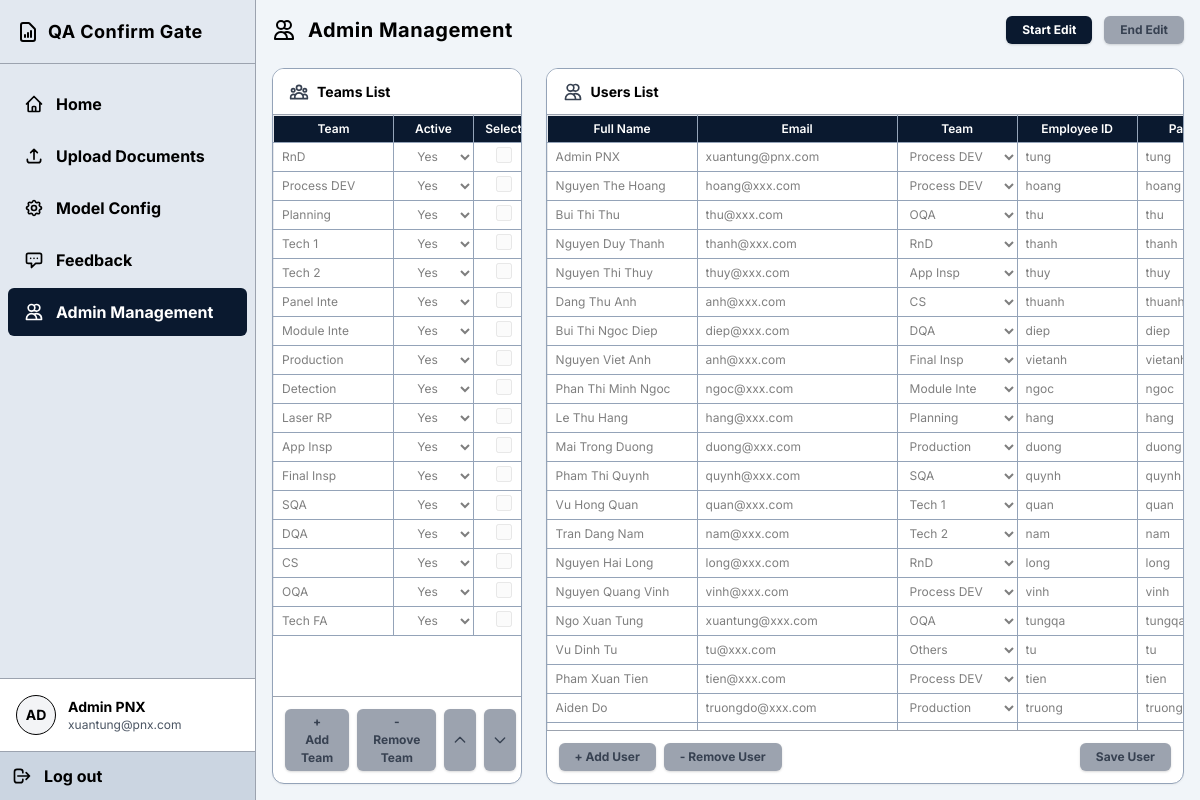
The page /admin (signed in) on the database its author committed.
### tables this page shows
CREATE TABLE "users" (id INTEGER PRIMARY KEY AUTOINCREMENT, fullname TEXT, email TEXT, team TEXT, username TEXT UNIQUE COLLATE NOCASE, password TEXT, access_role TEXT, failed_attempts INTEGER DEFAULT 0);

CREATE TABLE teams (
            id INTEGER PRIMARY KEY AUTOINCREMENT,
            name TEXT UNIQUE,
            active TEXT DEFAULT 'Yes'
        );

### backend/routers/admin_management.py (the view)
@router.get("/admin")
async def get_admin(request: Request):
    user = get_current_user(request)
    if not user or user["access_role"] != "Admin":
        return RedirectResponse(url="/", status_code=status.HTTP_302_FOUND)
    conn = get_db()
    cursor = conn.cursor()
    can_edit = (user["access_role"] == "Admin")
    locked_by = ""
    locked_at = 0
    if can_edit:
        cursor.execute("SELECT config_updated_at, last_updated_by FROM app_config WHERE id = 2")
        row = cursor.fetchone()
        current_time = int(time.time())
        if row and row['last_updated_by'] and current_time - (row['config_updated_at'] or 0) < 600:
            locked_by = row['last_updated_by']
            locked_at = row['config_updated_at']
    cursor.execute("SELECT * FROM users WHERE username != 'ADMINPNX'")
    users = [dict(u) for u in cursor.fetchall()]
    cursor.execute("SELECT * FROM teams")
    teams = [dict(t) for t in cursor.fetchall()]
    conn.close()
    return templates.TemplateResponse(
        request=request,
        name="user_management.html",
        context={
            "users": users,
            "teams": teams,
            "current_user": dict(user),
            "locked_by": locked_by,
            "locked_at": locked_at,
            "server_time": int(time.time()),
            "can_edit_backend": can_edit
        }
    )

### frontend/templates/user_management.html (shortened to what this page needs)
<!DOCTYPE html>
<html lang="en">
<head>
    <script src="https://cdn.tailwindcss.com"></script>
    <link rel="stylesheet" href="/static/style.css">
</head>
<body class="h-screen overflow-hidden flex flex-col">
    <div class="flex flex-1 overflow-hidden relative">
        <aside id="main-sidebar" class="fixed inset-y-0 left-0 z-50 w-64 border-r border-gray-400 flex flex-col shrink-0 sidebar -translate-x-full transition-transform duration-300 md:relative md:translate-x-0">
            <div class="h-16 flex items-center px-4 border-b border-gray-400">
                <svg class="w-6 h-6 mr-2" fill="none" stroke="currentColor" viewBox="0 0 24 24"><path stroke-linecap="round" stroke-linejoin="round" stroke-width="2" d="M9 17v-2m3 2v-4m3 4v-6m2 10H7a2 2 0 01-2-2V5a2 2 0 012-2h5.586a1 1 0 01.707.293l5.414 5.414a1 1 0 01.293.707V19a2 2 0 01-2 2z"></path></svg>
                <span class="text-lg font-bold tracking-wide">QA Confirm Gate</span>
            </div>
            <div class="flex-1 py-4 space-y-1">
                <a href="/" class="flex items-center space-x-3 px-4 py-3 mx-2 text-black font-bold hover:bg-gray-300 rounded-md">
                    <svg class="w-5 h-5" fill="none" stroke="currentColor" viewBox="0 0 24 24"><path stroke-linecap="round" stroke-linejoin="round" stroke-width="2" d="M3 12l2-2m0 0l7-7 7 7M5 10v10a1 1 0 001 1h3m10-11l2 2m-2-2v10a1 1 0 01-1 1h-3m-6 0a1 1 0 001-1v-4a1 1 0 011-1h2a1 1 0 011 1v4a1 1 0 001 1m-6 0h6"></path></svg>
                    <span>Home</span>
                </a>
                <a href="/upload" class="flex items-center space-x-3 px-4 py-3 mx-2 text-black font-bold hover:bg-gray-300 rounded-md">
                    <svg class="w-5 h-5" fill="none" stroke="currentColor" viewBox="0 0 24 24"><path stroke-linecap="round" stroke-linejoin="round" stroke-width="2" d="M4 16v1a3 3 0 003 3h10a3 3 0 003-3v-1m-4-8l-4-4m0 0L8 8m4-4v12"></path></svg>
                    <span>Upload Documents</span>
                </a>
                <a href="/setting" class="flex items-center space-x-3 px-4 py-3 mx-2 text-black font-bold hover:bg-gray-300 rounded-md">
                    <span>Model Config</span>
                </a>
                <a href="#" class="flex items-center space-x-3 px-4 py-3 mx-2 text-black font-bold hover:bg-gray-300 rounded-md">
                    <svg class="w-5 h-5" fill="none" stroke="currentColor" viewBox="0 0 24 24"><path stroke-linecap="round" stroke-linejoin="round" stroke-width="2" d="M8 10h.01M12 10h.01M16 10h.01M9 16H5a2 2 0 01-2-2V6a2 2 0 012-2h14a2 2 0 012 2v8a2 2 0 01-2 2h-5l-5 5v-5z"></path></svg>
                    <span>Feedback</span>
                </a>
                {% if current_user and current_user.access_role == 'Admin' %}
                <a href="/admin" class="flex items-center space-x-3 px-4 py-3 bg-[#0a192f] text-white mx-2 rounded-md font-bold">
                    <svg class="w-5 h-5" fill="none" stroke="currentColor" viewBox="0 0 24 24"><path stroke-linecap="round" stroke-linejoin="round" stroke-width="2" d="M12 4.354a4 4 0 110 5.292M15 21H3v-1a6 6 0 0112 0v1zm0 0h6v-1a6 6 0 00-9-5.197M13 7a4 4 0 11-8 0 4 4 0 018 0z"></path></svg>
                    <span>Admin Management</span>
                </a>
                {% endif %}
            </div>
            <div class="mt-auto border-t border-gray-400 p-4 flex items-center space-x-3 bg-white">
                <div class="w-10 h-10 rounded-full border border-black flex items-center justify-center font-bold text-sm bg-gray-100">
                    AD
                </div>
                <div class="text-sm">
                    <p class="font-bold">{{ current_user.fullname if current_user else 'Guest' }}</p>
                    <p class="text-gray-600 text-xs">{{ current_user.email if current_user else 'guest@domain.com' }}</p>
                </div>
            </div>
            <form action="/logout" method="POST" class="m-0 border-t border-gray-400 bg-[#cbd5e1] p-3">
                <button type="submit" class="w-full flex items-center space-x-3 font-bold text-black hover:text-gray-700">
                    <svg class="w-5 h-5" fill="none" stroke="currentColor" viewBox="0 0 24 24"><path stroke-linecap="round" stroke-linejoin="round" stroke-width="2" d="M17 16l4-4m0 0l-4-4m4 4H7m6 4v1a3 3 0 01-3 3H6a3 3 0 01-3-3V7a3 3 0 013-3h4a3 3 0 013 3v1"></path></svg>
                    <span>Log out</span>
                </button>
            </form>
        </aside>
        <main class="flex-1 overflow-y-auto p-4 flex flex-col gap-4 bg-[#f1f5f9] scrollbar-custom">
            <div class="flex items-center justify-between mb-2 shrink-0">
                <div class="flex items-center space-x-3">
                    <svg class="w-6 h-6" fill="none" stroke="currentColor" viewBox="0 0 24 24"><path stroke-linecap="round" stroke-linejoin="round" stroke-width="2" d="M12 4.354a4 4 0 110 5.292M15 21H3v-1a6 6 0 0112 0v1zm0 0h6v-1a6 6 0 00-9-5.197M13 7a4 4 0 11-8 0 4 4 0 018 0z"></path></svg>
                    <span class="text-xl font-bold tracking-wide">Admin Management</span>
                </div>
                {% set is_my_lock = locked_by == current_user.fullname %}
                {% if can_edit_backend %}
                <div class="flex items-center gap-3">
                    <button id="btn-start-edit" class="btn-primary {% if is_my_lock %}opacity-50 cursor-not-allowed{% endif %}" {% if is_my_lock %}disabled{% endif %}>Start Edit</button>
                    <button id="btn-end-edit" class="btn-primary !bg-red-600 {% if not is_my_lock %}opacity-50 cursor-not-allowed{% endif %}" {% if not is_my_lock %}disabled{% endif %}>End Edit</button>
                </div>
                {% endif %}
            </div>
        <div class="flex flex-1 gap-6 min-h-0 w-full relative">
            <form id="team-form" action="/admin/save_teams" method="POST" class="flex flex-col min-h-0 w-[30%] border-box">
                <div class="flex items-center justify-between px-4 py-3 border-b border-gray-400 bg-white z-10 shrink-0">
                    <div class="flex items-center gap-2">
                        <h3 class="section-title">Teams List</h3>
                    </div>
                </div>
                <div class="overflow-auto flex-1 relative bg-white">
                    <table class="resizable">
                        <thead>
                            <tr>
                                <th class="sticky-header py-1 px-2 min-w-[120px] border-t-0 border-l-0">Team</th>
                                <th class="sticky-header py-1 px-2 min-w-[80px] border-t-0">Active</th>
                                <th class="sticky-header py-1 px-2 min-w-[60px] text-center border-t-0 border-r-0">Select</th>
                            </tr>
                        </thead>
                        <tbody id="team-table-body">
                            {% for team in teams %}
                            <tr>
                                <td class="p-0 border-l-0"><input type="text" name="team_name" class="excel-input" value="{{ team.name }}"></td>
                                <td class="p-0">
                                    <select name="team_active" class="excel-input text-center">
                                        <option value="Yes" {% if team.active == 'Yes' %}selected{% endif %}>Yes</option>
                                    </select>
                                </td>
                                <td class="p-0 border-r-0 text-center"><input type="checkbox" class="w-4 h-4 cursor-pointer team-select-checkbox"></td>
                            </tr>
                            {% endfor %}
                        </tbody>
                    </table>
                </div>
                <div class="p-3 border-t border-gray-400 shrink-0 flex gap-2">
                    <button type="button" onclick="addTeamRow()" class="btn-primary">+ Add Team</button>
                    <button type="button" onclick="removeTeamRow()" class="btn-primary">- Remove Team</button>
                    <button type="button" onclick="moveTeamUp()" class="btn-primary flex items-center justify-center p-2" title="Move Up"><svg class="w-4 h-4" fill="none" stroke="currentColor" viewBox="0 0 24 24"><path stroke-linecap="round" stroke-linejoin="round" stroke-width="2" d="M5 15l7-7 7 7"></path></svg></button>
                    <button type="button" onclick="moveTeamDown()" class="btn-primary flex items-center justify-center p-2" title="Move Down"><svg class="w-4 h-4" fill="none" stroke="currentColor" viewBox="0 0 24 24"><path stroke-linecap="round" stroke-linejoin="round" stroke-width="2" d="M19 9l-7 7-7-7"></path></svg></button>
                </div>
            </form>
            <form id="user-form" action="/admin/bulk_update" method="POST" class="flex flex-col flex-1 min-h-0 w-[70%]">
                <div class="border-box flex-1 min-h-0">
                <div class="flex items-center justify-between px-4 py-3 border-b border-gray-400 bg-white z-10 shrink-0">
                    <div class="flex items-center gap-2">
                        <svg class="w-5 h-5 text-gray-700" fill="none" stroke="currentColor" viewBox="0 0 24 24"><path stroke-linecap="round" stroke-linejoin="round" stroke-width="2" d="M12 4.354a4 4 0 110 5.292M15 21H3v-1a6 6 0 0112 0v1zm0 0h6v-1a6 6 0 00-9-5.197M13 7a4 4 0 11-8 0 4 4 0 018 0z"></path></svg>
                        <h3 class="section-title">Users List</h3>
                    </div>
                </div>
                <div class="overflow-auto flex-1 relative bg-white">
                    <table class="resizable">
                        <thead>
                            <tr>
                                <th class="sticky-header py-1 px-2 min-w-[150px] border-t-0 border-l-0">Full Name</th>
                                <th class="sticky-header py-1 px-2 min-w-[200px] border-t-0">Email</th>
                                <th class="sticky-header py-1 px-2 min-w-[120px] border-t-0">Team</th>
                                <th class="sticky-header py-1 px-2 min-w-[120px] border-t-0">Employee ID</th>
                                <th class="sticky-header py-1 px-2 min-w-[120px] border-t-0">Password</th>
                            </tr>
                        </thead>
                        <tbody id="user-table-body">
                            {% for user in users %}
                            <tr>
                                <td class="p-0 border-l-0">
                                    <input type="text" name="fullname" value="{{ user.fullname }}" class="excel-input">
                                </td>
                                <td class="p-0">
                                    <input type="email" name="email" value="{{ user.email }}" class="excel-input">
                                </td>
                                <td class="p-0">
                                    <select name="team" class="excel-input">
                                        <option value="Others" {% if user.team == 'Others' %}selected{% endif %}>Others</option>
                                        {% for t in teams %}
                                        <option value="{{ t.name }}" {% if user.team == t.name %}selected{% endif %}>{{ t.name }}</option>
                                        {% endfor %}
                                    </select>
                                </td>
                                <td class="p-0">
                                    <input type="text" name="username" value="{{ user.username }}" class="excel-input">
                                </td>
                                <td class="p-0">
                                    <input type="text" name="password" value="{{ user.password }}" class="excel-input">
                                </td>
                            </tr>
                            {% endfor %}
                        </tbody>
                    </table>
                </div>
            <div class="p-3 border-t border-gray-400 shrink-0 flex gap-2">
                <button type="button" onclick="addUserRow()" class="btn-primary">
                    + Add User
                </button>
                <button type="button" onclick="deleteSelectedUsers()" class="btn-primary">
                    - Remove User
                </button>
                <button type="submit" class="btn-primary ml-auto">
                    Save User
                </button>
            </div>
            </div>
        </form>
        </div>
</body>
</html>

### frontend/static/style.css (style rules this page uses)
body { font-family: 'Inter', sans-serif; background-color: #f1f5f9; color: #000; }
.sidebar { background-color: #e2e8f0; }
.border-box { border: 1px solid #94a3b8; border-radius: 0.75rem; box-shadow: 0 1px 2px 0 rgba(0,0,0,0.05); background-color: #ffffff; overflow: hidden; display: flex; flex-direction: column; }
.section-title { font-size: 0.875rem; font-weight: 700; }
.btn-primary, .btn-action { background-color: #0a192f; color: white; border: none; border-radius: 0.375rem; padding: 4px 16px; font-size: 0.75rem; font-weight: 700; box-shadow: 0 1px 3px 0 rgba(0,0,0,0.1), 0 1px 2px 0 rgba(0,0,0,0.06); display: flex; align-items: center; justify-content: center; gap: 0.25rem; cursor: pointer; min-height: 28px; }
table { width: 100%; font-size: 0.75rem; white-space: nowrap; border: none; }
table, th, td { border: 1px solid #94a3b8; border-collapse: separate; border-spacing: 0; }
td { border: 1px solid #94a3b8; padding: 4px 8px; height: 1px; }
th { background-color: #0a192f; color: white; text-align: center; font-weight: 600; position: relative; border: 1px solid #94a3b8; padding: 4px 8px; height: 1px; }
th.sticky-header { position: sticky; top: 0; z-index: 10; box-shadow: 0 2px 2px -1px rgba(0, 0, 0, 0.4); }
.excel-input { width: 100%; min-height: 28px; box-sizing: border-box; border: none; padding: 4px 8px; background: transparent; outline: none; transition: background-color 0.1s; }
button:disabled, .btn-action:disabled, .btn-primary:disabled { opacity: 0.5; cursor: not-allowed; }
.btn-action:disabled, .btn-primary:disabled { background-color: #9ca3af !important; color: #374151 !important; opacity: 1 !important; }

### rows shown on the page
users: fullname "Admin PNX", email "xuantung@pnx.com", team "Process DEV", username "tung", password "tung"
teams: team_name "RnD", team_active "Yes"
teams: team_name "Process DEV", team_active "Yes"
teams: team_name "Planning", team_active "Yes"
teams: team_name "Tech 1", team_active "Yes"
teams: team_name "Tech 2", team_active "Yes"
teams: team_name "Panel Inte", team_active "Yes"
teams: team_name "Module Inte", team_active "Yes"
teams: team_name "Production", team_active "Yes"
teams: team_name "Detection", team_active "Yes"
teams: team_name "Laser RP", team_active "Yes"
teams: team_name "App Insp", team_active "Yes"
teams: team_name "Final Insp", team_active "Yes"
teams: team_name "SQA", team_active "Yes"
teams: team_name "DQA", team_active "Yes"
teams: team_name "CS", team_active "Yes"
teams: team_name "OQA", team_active "Yes"
teams: team_name "Tech FA", team_active "Yes"
users: fullname "Nguyen The Hoang", email "hoang@xxx.com", team "Process DEV", username "hoang", password "hoang"
users: fullname "Bui Thi Thu", email "thu@xxx.com", team "OQA", username "thu", password "thu"
users: fullname "Nguyen Duy Thanh", email "thanh@xxx.com", team "RnD", username "thanh", password "thanh"
users: fullname "Nguyen Thi Thuy", email "thuy@xxx.com", team "App Insp", username "thuy", password "thuy"
users: fullname "Dang Thu Anh", email "anh@xxx.com", team "CS", username "thuanh", password "thuanh"
users: fullname "Bui Thi Ngoc Diep", email "diep@xxx.com", team "DQA", username "diep", password "diep"
users: fullname "Nguyen Viet Anh", email "anh@xxx.com", team "Final Insp", username "vietanh", password "vietanh"
users: fullname "Phan Thi Minh Ngoc", email "ngoc@xxx.com", team "Module Inte", username "ngoc", password "ngoc"
users: fullname "Le Thu Hang", email "hang@xxx.com", team "Planning", username "hang", password "hang"
users: fullname "Mai Trong Duong", email "duong@xxx.com", team "Production", username "duong", password "duong"
users: fullname "Pham Thi Quynh", email "quynh@xxx.com", team "SQA", username "quynh", password "quynh"
users: fullname "Vu Hong Quan", email "quan@xxx.com", team "Tech 1", username "quan", password "quan"
users: fullname "Tran Dang Nam", email "nam@xxx.com", team "Tech 2", username "nam", password "nam"
users: fullname "Nguyen Hai Long", email "long@xxx.com", team "RnD", username "long", password "long"
users: fullname "Nguyen Quang Vinh", email "vinh@xxx.com", team "Process DEV", username "vinh", password "vinh"
users: fullname "Ngo Xuan Tung", email "xuantung@xxx.com", team "OQA", username "tungqa", password "tungqa"
users: fullname "Vu Dinh Tu", email "tu@xxx.com", team "Others", username "tu", password "tu"
users: fullname "Pham Xuan Tien", email "tien@xxx.com", team "Process DEV", username "tien", password "tien"
users: fullname "Aiden Do", email "truongdo@xxx.com", team "Production", username "truong", password "truong"
users: fullname "Cuong Beau", email "cuong@xxx.com", team "App Insp", username "cuong", password "cuong"
